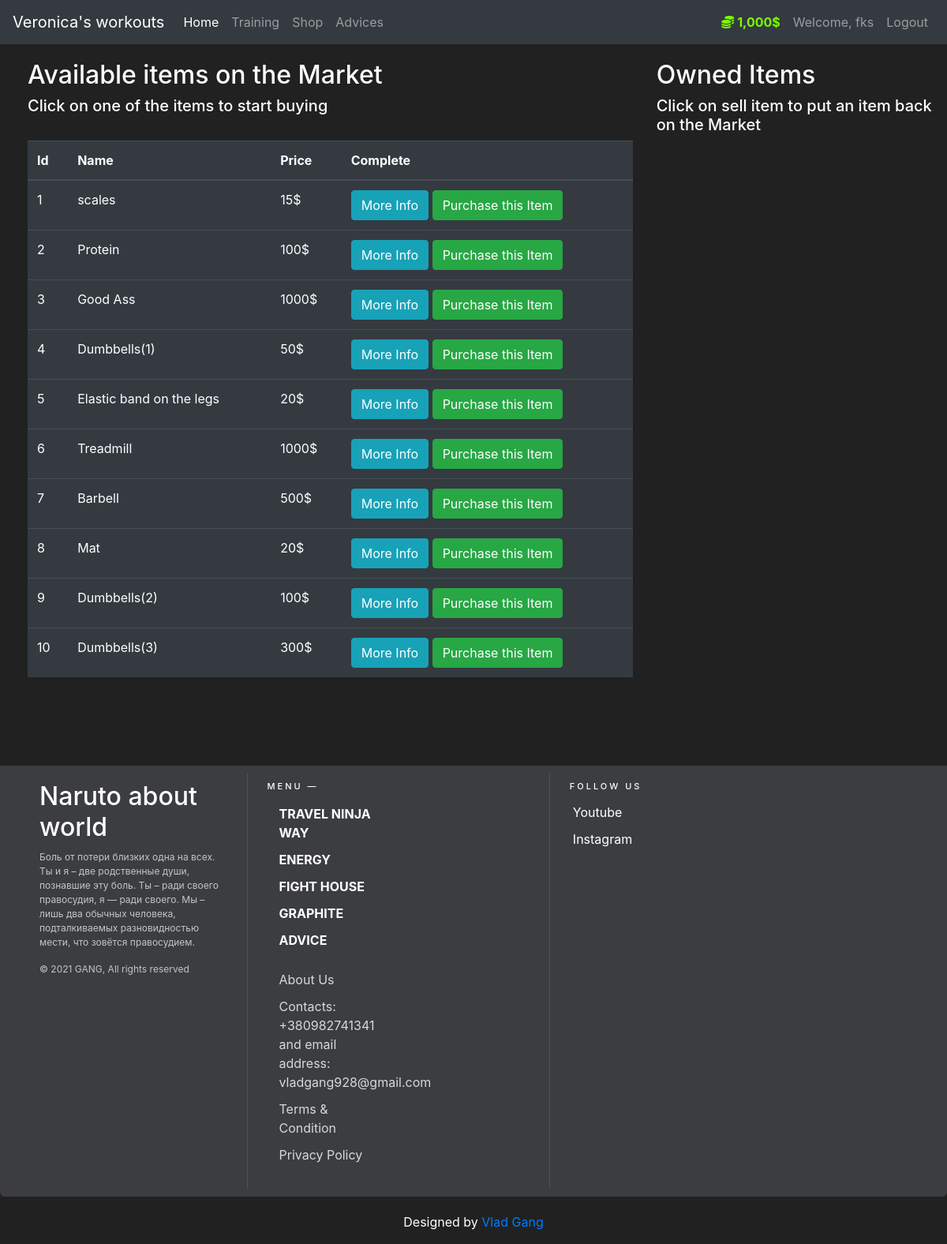
/shop (signed in), run on the app's committed database.
### main/models.py (models this page shows, shortened)
class User(db.Model, UserMixin):
    id = db.Column(db.Integer(), primary_key=True)
    username = db.Column(db.String(length=30), nullable=False, unique=True)
    email_address = db.Column(db.String(length=50), nullable=False, unique=True)
    password_hash = db.Column(db.String(length=60), nullable=False)
    budget = db.Column(db.Integer(), nullable=False, default=10000)
    shop = db.relationship('Shop', backref='owned_user', lazy=True)
    @property
    def prettier_budget(self):
        if len(str(self.budget)) >= 4:
            return f'{str(self.budget)[:-3]},{str(self.budget)[-3:]}$'
        else:
            return f"{self.budget}$"
    @property
    def password(self):
        return self.password

class Shop(db.Model):
    id = db.Column(db.Integer(), primary_key=True)
    name = db.Column(db.String(length=300), nullable=False, unique=True)
    price = db.Column(db.Integer(), nullable=False)
    description = db.Column(db.String(length=20000), nullable=False)
    owner = db.Column(db.Integer(), db.ForeignKey('user.id'))

### main/routes.py (the view, shortened to what this page needs)
@app.route('/shop', methods=['GET', 'POST'])
@login_required
def shop():
    purchase_form = PurchaseItemForm()
    selling_form = SellItemForm()
    if request.method == 'GET':
        shops = Shop.query.filter_by(owner=None)
        owned_shops = Shop.query.filter_by(owner=current_user.id)
        return render_template('shop.html', shops=shops, purchase_form=purchase_form, owned_shops=owned_shops,
                               selling_form=selling_form)

### main/models.py (called while the page is built)
@login_manager.user_loader
def load_user(user_id):
    return User.query.get(int(user_id))

### main/templates/Shop.html (shortened to what this page needs)
{% extends 'base.html' %}
{% block content %}
<div class="row" style="margin-top:20px; margin-left:20px">
   <div class="col-8">
       <h2>Available items on the Market</h2>
       <h5>Click on one of the items to start buying</h5>
       <br>
    <table class="table table-hover table-dark">
        <thead>
            <tr>
                <th scope="col">Id</th>
                <th scope="col">Name</th>
                <th scope="col">Price</th>
                <th scope="col">Complete</th>
            </tr>
        </thead>
        <tbody>
            {% for shop in shops %}
                <tr>
                    <td>{{shop.id}}</td>
                    <td>{{shop.name}}</td>
                    <td>{{shop.price}}$</td>
                    <td>
                        <button class="btn btn-outline btn-info" data-toggle="modal" data-target="#Modal-MoreInfo-{{ shop.id }}">More Info</button>
                        <button class="btn btn-outline btn-success" data-toggle="modal" data-target="#Modal-PurchaseConfirm-{{ shop.id }}">Purchase this Item</button>
                    </td>
                </tr>
            {% endfor %}
        </tbody>
    </table>
   </div>
   <div class="col-4">
        <h2>Owned Items</h2>
        <h5>Click on sell item to put an item back on the Market</h5>
        <br>
   </div>
</div>
{% endblock %}

### main/templates/Base.html (shortened to what this page needs)
<!doctype html>
<html lang="en">
   <head>
      <link rel="stylesheet" href="https://cdn.jsdelivr.net/npm/bootstrap@4.5.3/dist/css/bootstrap.min.css">
   </head>
   <body>
    <nav class="navbar navbar-expand-sm navbar-dark bg-dark">
      <a class="navbar-brand" href="#">Veronica's workouts</a>
      <div class="collapse navbar-collapse" id="navbarNav">
        <ul class="navbar-nav mr-auto">
            <li class="nav-item active">
                <a class="nav-link" href="{{ url_for('home_page') }}">Home <span class="sr-only">(current)</span></a>
            </li>
            <li class="nav-item">
                <a class="nav-link" href="{{ url_for('train') }}">Training</a>
            </li>
            <li class="nav-colour">
                <a class="nav-link" href="{{ url_for('shop') }}">Shop</a>
            </li>
            <li class="nav-colour">
                <a class="nav-link" href="{{ url_for('advice_page') }}">Advices</a>
            </li>
        </ul>
          {% if current_user.is_authenticated %}
            <ul class="navbar-nav">
                <li class="nav-item">
                    <a class="nav-link" style="color: lawngreen; font-weight: bold">
                        <i class="fas fa-coins"></i>
                        {{ current_user.prettier_budget }}
                    </a>
                </li>
                <li class="nav-item">
                    <a class="nav-link">Welcome, {{ current_user.username }}</a>
                </li>
                <li class="nav-item">
                    <a class="nav-link" href="{{ url_for('logout_page') }}">Logout</a>
                </li>
            </ul>
          {% endif %}
      </div>
    </nav>
      {% block content %}
      {% endblock %}
<br>
    <br>
    <br>
    <br>
<footer class="footer-bs">
  <div class="row">
  <div class="col-md-3 footer-brand animated fadeInLeft">
  <h2>Naruto about world</h2>
  <p>Боль от потери близких одна на всех. Ты и я – две родственные души, познавшие эту боль. Ты – ради своего правосудия, я — ради своего. Мы – лишь два обычных человека, подталкиваемых разновидностью мести, что зовётся правосудием.</p>
  <p>© 2021 GANG, All rights reserved</p>
  </div>
  <div class="col-md-4 footer-nav animated fadeInUp">
  <h4>Menu —</h4>
  <div class="col-md-6">
  <ul class="pages">
  <li><a href="https://jut.su/narutoo/">Travel ninja way</a></li>
  <li><a href="https://energyfitgym.org/">Energy</a></li>
  <li><a href="https://www.instagram.com/fight_house_gym/">Fight house</a></li>
  <li><a href="https://grafit.com.ua/">Graphite</a></li>
  <li><a href="{{ url_for('advice_page') }}">Advice</a></li>
  </ul>
  </div>
  <div class="col-md-6">
  <ul class="list">
  <li><a href="https://privatbank.ua/ru/know-person-get-money/region/41">About Us</a></li>
  <li><a href="#">Contacts: +380982741341 and email address: vladgang928@gmail.com</a></li>
  <li><a href="https://rt.pornhub.com/">Terms & Condition</a></li>
  <li><a href="https://rt.pornhub.com/view_video.php?viewkey=ph6088112f2bd3a">Privacy Policy</a></li>
  </ul>
  </div>
  </div>
  <div class="col-md-2 footer-social animated fadeInDown">
  <h4>Follow Us</h4>
  <ul>
  <li><a href="https://www.youtube.com/channel/UCYrgw8qFqjsVlv0Zqe_lujg">Youtube</a></li>
  <li><a href="https://www.instagram.com/_pointlesss_/">Instagram</a></li>
  </ul>
  </div>
  </div>
  </footer>
  <section style="text-align:center; margin:10px auto;"><p>Designed by <a href="https://sex-shop69.com.ua/category/strapony?gclid=CjwKCAjw1JeJBhB9EiwAV612y7F37IB90kys31Ao9bRCHNk7BeZNVeo2Q8dj_58s5X0RjdMy2C4TQRoC7kUQAvD_BwE">Vlad Gang</a></p></section>
   </body>
</html>

### main/templates/Base.html (style rules this page uses)
body { background-color: #212121; color: white }
.footer-bs { background-color: #3c3d41; padding: 10px 40px; color: rgba(255,255,255,1.00); margin-bottom: 20px; border-bottom-right-radius: 6px; border-top-left-radius: 0px; border-bottom-left-radius: 6px; }
.footer-bs .footer-brand, .footer-bs .footer-nav, .footer-bs .footer-social, .footer-bs .footer-ns { padding:10px 25px; }
.footer-bs .footer-nav, .footer-bs .footer-social, .footer-bs .footer-ns { border-color: transparent; }
.footer-bs .footer-brand h2 { margin:0px 0px 10px; }
.footer-bs .footer-brand p { font-size:12px; color:rgba(255,255,255,0.70); }
.footer-bs .footer-nav ul.pages { list-style:none; padding:0px; }
.footer-bs .footer-nav ul.pages li { padding:5px 0px; }
.footer-bs .footer-nav ul.pages a { color:rgba(255,255,255,1.00); font-weight:bold; text-transform:uppercase; }
.footer-bs .footer-nav h4 { font-size: 11px; text-transform: uppercase; letter-spacing: 3px; margin-bottom:10px; }
.footer-bs .footer-nav ul.list { list-style:none; padding:0px; }
.footer-bs .footer-nav ul.list li { padding:5px 0px; }
.footer-bs .footer-nav ul.list a { color:rgba(255,255,255,0.80); }
.footer-bs .footer-social ul { list-style:none; padding:0px; }
.footer-bs .footer-social h4 { font-size: 11px; text-transform: uppercase; letter-spacing: 3px; }
.footer-bs .footer-social li { padding:5px 4px; }
.footer-bs .footer-social a { color:rgba(255,255,255,1.00); }
@media (min-width: 768px) { .footer-bs .footer-nav, .footer-bs .footer-social, .footer-bs .footer-ns { border-left:solid 1px rgba(255,255,255,0.10); } }

### data on the page
User: prettier_budget "1,000$", username "fks"
Shop: id "1", name "scales", price "15"
Shop: id "2", name "Protein", price "100"
Shop: id "3", name "Good Ass", price "1000"
Shop: id "4", name "Dumbbells(1)", price "50"
Shop: id "5", name "Elastic band on the legs", price "20"
Shop: id "6", name "Treadmill", price "1000"
Shop: id "7", name "Barbell", price "500"
Shop: id "8", name "Mat", price "20"
Shop: id "9", name "Dumbbells(2)", price "100"
Shop: id "10", name "Dumbbells(3)", price "300"
